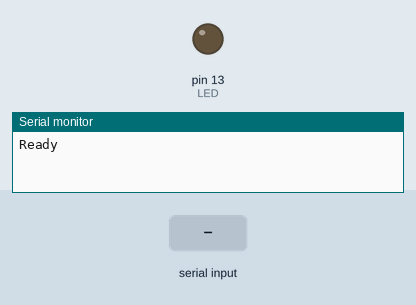
This sketch was run on a simulated Arduino Uno, built with avr-gcc and run on an emulated ATmega328P. Parts: output pins drawn as LEDs (lit = HIGH), the last lines printed to the serial monitor. The test bench sets the inputs (shaded band). Pins used as bus, display or sensor lines are not drawn.

Above: at 1.7 s.
1.8 s: "L" received over the second serial link
3.3 s: "L" received over the second serial link
At 4.5 s:
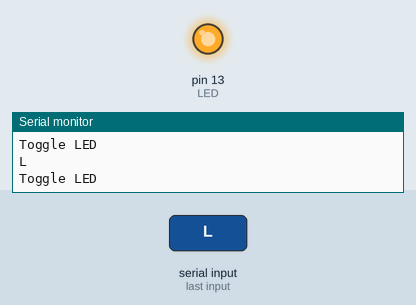
4.8 s: "1" received over the second serial link
Timing chart, 0 to 7.8 s (numbered marks = the images above; inputs shaded):
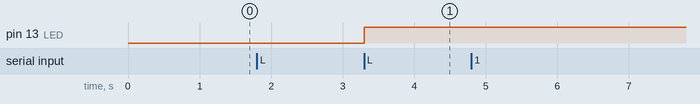

The sketch:

LedBlueTooth.ino
```cpp
// (licence header left out)
#include <SoftwareSerial.h>

#define RxD 10
#define TxD 11
#define RST 5 // Encendido del Modulo
#define KEY 4

#define LED 13

SoftwareSerial BTSerial(RxD, TxD);
byte pinEstado = 0;

void setup()
{

  pinMode(LED, OUTPUT);
  pinMode(RST, OUTPUT);
  pinMode(KEY, OUTPUT);

  // Estado inicial
  digitalWrite(LED, LOW);
  digitalWrite(RST, LOW);
  // Modo Comunicacion
  digitalWrite(KEY, LOW);

  // Encendemos el modulo.
  digitalWrite(RST, HIGH);

  // Configuracion del puerto serie por software
  // para comunicar con el modulo HC-05
  BTSerial.begin(9600);
  BTSerial.flush();
  delay(500);

  // Configuramos el puerto serie de Arduino para Debug
  Serial.begin(9600);
  Serial.println("Ready");


}

void loop()
{

  // Esperamos ha recibir datos.
  if (BTSerial.available()){

    // La funcion read() devuelve un caracter
    char command = BTSerial.read();
    BTSerial.flush();
    Serial.println(command);

    // En caso de que el caracter recibido sea "L" cambiamos
    // El estado del LED
    if (command == 'L'){
      Serial.println("Toggle LED");
      toggle(LED);
    }

  }
}


void toggle(int pinNum) {
  // Establece el pin del LED usando la variable pinEstado:
  digitalWrite(pinNum, pinEstado);
  // si el pinEstado = 0, lo establece a 1, y vice versa:
  pinEstado = !pinEstado;
}
```

Measured:
- after the input at 3.3 s, pin 13 (LED): LOW → HIGH at once
